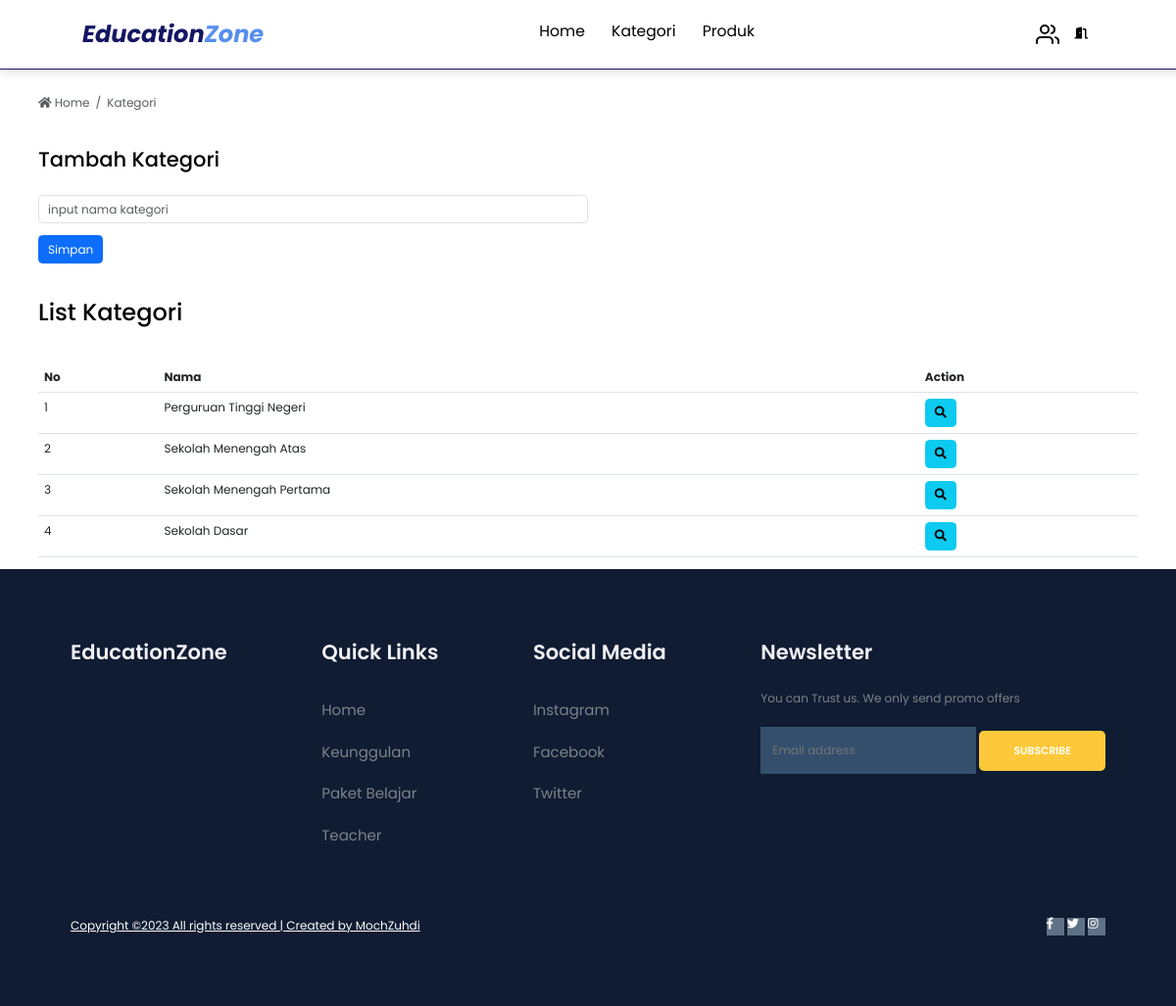
Page /adminpanel/kategori.php (signed in) on the committed database.
### tables this page shows
CREATE TABLE `kategori` (
  `id` int NOT NULL,
  `nama` varchar(100) DEFAULT NULL
);

### adminpanel/kategori.php (the view, shortened to what this page needs)
<?php
    require "../koneksi.php";
    $queryKategori = mysqli_query($conn, "SELECT * FROM kategori");
    $jumlahKategori = mysqli_num_rows($queryKategori);
?>
<!doctype html>
<html lang="en">
  <head>
    <link href="https://cdn.jsdelivr.net/npm/bootstrap@5.3.0/dist/css/bootstrap.min.css" rel="stylesheet">
    <link
      rel="stylesheet"
      href="https://use.fontawesome.com/releases/v5.15.4/css/all.css"
    />
  </head>
  <body>
  <?php require "navbar.php" ?>
  <div class="container mt-7 pt-5" style= "margin-top: 5rem;">
  <nav aria-label="breadcrumb">
        <ol class="breadcrumb">
            <li class="breadcrumb-item active" aria-current="page">
            <a href="indexadmin.php" class="no-decoration text-muted"> <i class="fas fa-home"></i> Home</a>
            </li>
            <li class="breadcrumb-item active" aria-current="page">
                Kategori
            </li>
        </ol>
        </nav>
        <div class="my-5 col-12 col-md-6">
            <h3 class="text-black">Tambah Kategori</h3>
            <form action="" method="post">
                <div>
                    <label for="kategori">Kategori</label>
                    <input type="text" id="kategori" name="kategori" placeholder="input nama kategori" class="form-control" autofocus autocomplete="off">
                </div>
                <div class="mt-3">
                    <button class="btn btn-primary" type="submit" name="simpan_kategori">Simpan</button>
                </div>
            </form>
        </div>
        <div class="mt-3">
            <h2 class="text-black">List Kategori</h2>
            <div class="table-responsive mt-5">
                <table class="table">
                    <thead>
                    <tr>
                        <th>No</th>
                        <th>Nama</th>
                        <th>Action</th>
                    </tr>
                    </thead>
                    <tbody>
                        <?php
                            if($jumlahKategori==0){
                        ?>
                            <tr>
                                <td colspan=3 class="text-center">Kategori tidak tersedia</td>
                            </tr>
                        <?php
                            }
                            else{
                                $jumlah = 1;
                                while($data=mysqli_fetch_array($queryKategori)) {
                        ?>
                                <tr>
                                    <td><?php echo $jumlah; ?></td>
                                    <td><?php echo $data["nama"] ?></td>
                                    <td>
                                        <a href="kategori-detail.php?q=<?php echo $data['id']; ?>"class= "btn btn-info"><i class="fas fa-search"></i></a>
                                    </td>
                                </tr>
                        <?php
                                $jumlah++;
                                }
                            }
                        ?>
                    </tbody>
                </table>
            </div>
        </div>
  </div>
    <?php require "footer.php" ?>
  </body>
</html>

### css/style.css (style rules this page uses)
:root { --primary: #ffff; --bg: #ffff; }
* { margin: 0; padding: 0; box-sizing: border-box; outline: none; border: none; text-decoration: none; }
body { font-family: "Poppins", sans-serif; background-color: #ffff; color: #ffff; }
html { scroll-behavior: smooth; }
@media (max-width: 1366px) { html { font-size: 75%; } }

### adminpanel/kategori.php (style rules this page uses)
.no-decoration { text-decoration: none; }

### rows in the picture
kategori: nama "Perguruan Tinggi Negeri"
kategori: nama "Sekolah Menengah Atas"
kategori: nama "Sekolah Menengah Pertama"
kategori: nama "Sekolah Dasar"
